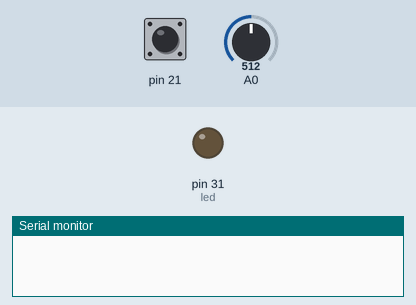
A sketch run on a simulated Arduino Mega 2560, built with avr-gcc and run on an emulated ATmega2560. Shown: output pins drawn as LEDs (lit = HIGH), the last lines printed to the serial monitor. The inputs (shaded band) are chosen by the test bench; at power-on: pin 21 HIGH, A0 = 512.

Above: at 1.2 s.
1.3 s: pin 21 driven LOW
2.8 s: pin 21 pulsed HIGH 2 times (0.12 s each, 0.3 s apart)
At 10.7 s:
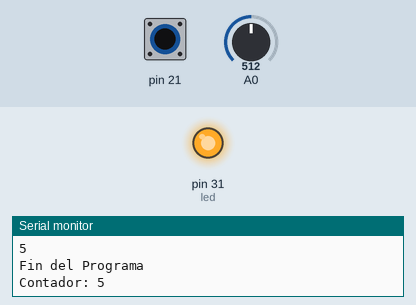
Timing chart, 0 to 10.9 s (numbered marks = the images above; inputs shaded):
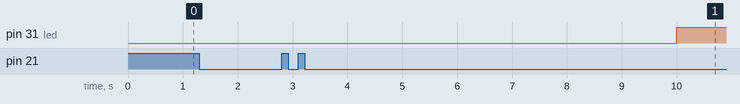

The sketch:

Ejercicio3-EncenderLed.ino
```cpp
/*
EJERCICIO 3
ENCENDER LEDS
ARDUINO MEGA
EDISON PICUASI
*/

#include <TimerOne.h>

int contador;
int conversor;
int on = 0;
int st;
int led = 31;
void setup() {
  Serial.begin(9600);
  attachInterrupt(digitalPinToInterrupt(21), opciones, FALLING);
  Timer1.initialize(10000000);
  Timer1.attachInterrupt(reloj);
  pinMode(led, OUTPUT);
}


void loop() {
  if (contador == 0 && on == 1) {
    conversor = analogRead(A0);
    conversor = map(conversor, 0, 1023, 1, 10);
    delay(200);
    Serial.println(conversor);
  }
}


void opciones() {
  switch (on) {
    case 0:
      on++;
      Serial.println("Bienvenido");
      Serial.println("Mover Potenciometro");
      break;
    case 1:
      on++;
      contador = conversor;
      Serial.println("Iniciar Funcionamiento");
      st = 1;
      break;
    case 2:
      on = 0;
      Serial.println("Fin del Programa");
      break;
  }
}

void reloj() {
  if (st == 1) {
    contador--;
    digitalWrite(led, HIGH);
    delay(75);
    Serial.println("Contador: "+String(contador + 1));
  }
  if (contador < 0) {
    digitalWrite(led, LOW);
    contador = 0;
    st = 0;
    on = 2;
  }

}
```

Measured:
- after the input at 2.8 s, pin 31 (led): LOW → HIGH after 7.2 s
